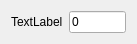
<?xml version="1.0" encoding="UTF-8"?>
<ui version="4.0">
 <class>InputWidget</class>
 <widget class="QWidget" name="InputWidget">
  <property name="geometry">
   <rect>
    <x>0</x>
    <y>0</y>
    <width>137</width>
    <height>38</height>
   </rect>
  </property>
  <property name="windowTitle">
   <string>Form</string>
  </property>
  <layout class="QGridLayout" name="gridLayout">
   <item row="0" column="0">
    <widget class="QLabel" name="label">
     <property name="contextMenuPolicy">
      <enum>Qt::NoContextMenu</enum>
     </property>
     <property name="text">
      <string>TextLabel</string>
     </property>
    </widget>
   </item>
   <item row="0" column="1">
    <widget class="QLineEdit" name="lineEdit">
     <property name="text">
      <string>0</string>
     </property>
    </widget>
   </item>
  </layout>
 </widget>
 <resources/>
 <connections/>
</ui>
